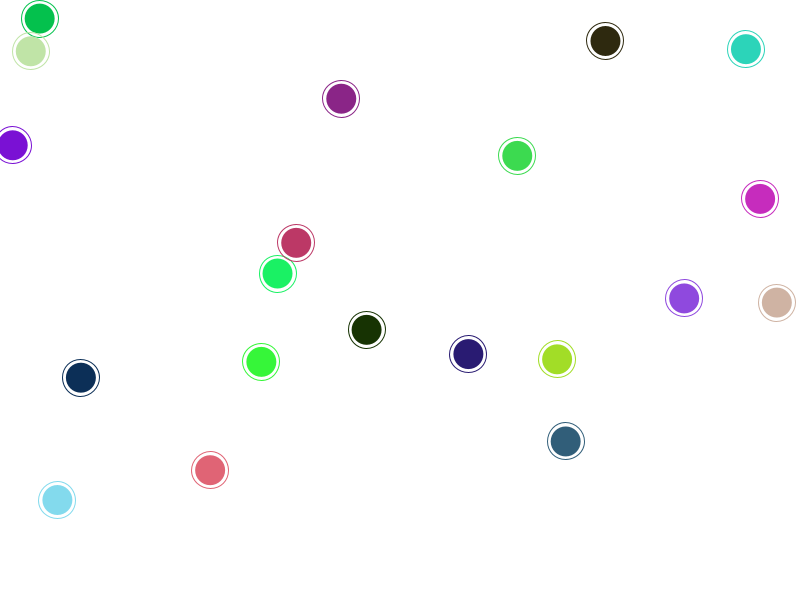
Frame 1 (no input)
Frame 60 (the mouse pressed at the canvas centre just before this capture): identical to frame 1, image omitted
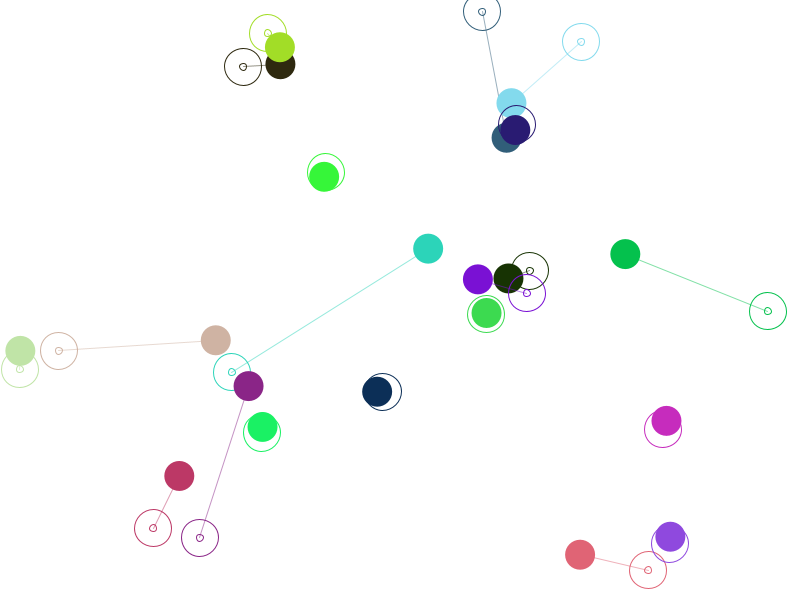
Frame 120 (the mouse held since frame 60 and released just before this capture)

The Processing sketch that drew these frames (run headless with seeded random() and noise(); from frame 60 on, the mouse is pressed at the canvas centre):

// Processing sketch: interpolation_2
// ── interpolation_2.pde
ArrayList<Dot> dots;


void setup() {
  size(800, 600);
  smooth();  
  
  dots = new ArrayList();
  
  for (int i=0; i<20; i++){
    dots.add(new Dot(random(width), random(height)));
  }
  
}

void mousePressed(){
  for (Dot d : dots) {
    d.dpos.x = random(width);
    d.dpos.y = random(height);
  }
}


void draw() {
  background(255);
  
  for (Dot d : dots){
    d.step();
    d.draw();
  }

}


// ── Dot.pde
class Dot extends PVector {
  PVector dpos;
  color col;
  float d;
  float damping;
  
  Dot(float x, float y) {
    super(x, y);
    dpos = get();
    d = 30;    
    damping = random(0.01, 0.08);
    col = color(random(255), random(255), random(255));
  }

  void step() {
    x += (dpos.x - x) * damping;
    y += (dpos.y - y) * damping;
  }

  void draw() {
    // trajectoire
    stroke(col, 128);
    line(x, y, dpos.x, dpos.y);  

    // position
    fill(col);
    noStroke();
    ellipse(x, y, d, d);

    // cible
    stroke(col);
    noFill();
    ellipse(dpos.x, dpos.y, d+7, d+7);
    ellipse(dpos.x, dpos.y, 7, 7);
  }
}
